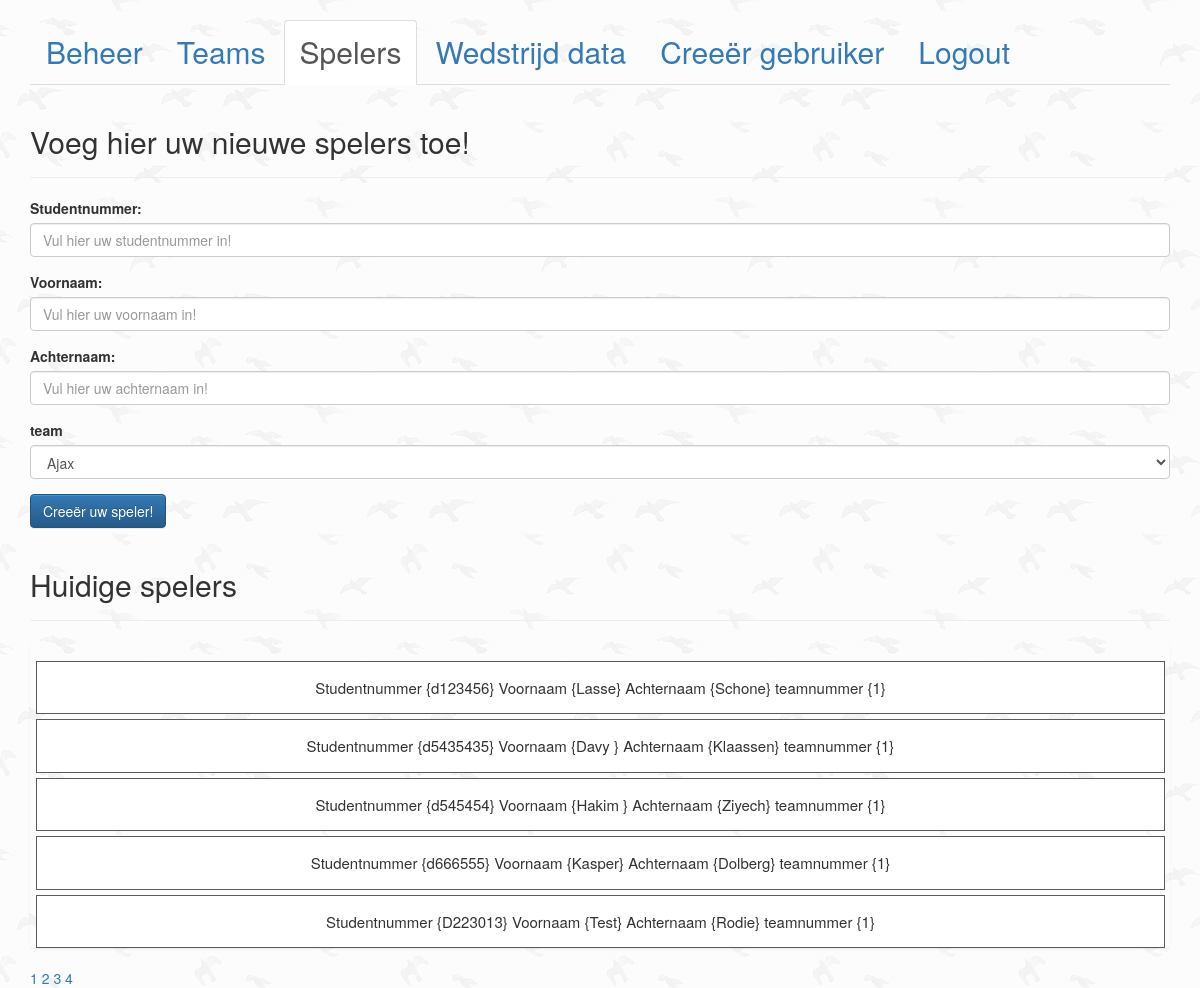
The page /public/createPlayer.php (signed in) on the database its author committed.
### tables this page shows
CREATE TABLE `tbl_players` (
  `id` int(11) UNSIGNED NOT NULL,
  `student_id` varchar(10) NOT NULL,
  `team_id` int(11) UNSIGNED NOT NULL,
  `first_name` varchar(255) NOT NULL,
  `last_name` varchar(255) NOT NULL,
  `goals` int(4) DEFAULT '0',
  `created_at` datetime NOT NULL DEFAULT CURRENT_TIMESTAMP,
  `deleted_at` datetime DEFAULT NULL
);

### public/createPlayer.php (the view, shortened to what this page needs)
<?php
require ('header.php');
require ('../app/database.php');
?>
    <ul class="nav nav-tabs">
        <li role="presentation"><a href="beheer.php">Beheer</a></li>
        <li role="presentation"><a href="createTeam.php">Teams</a></li>
        <li role="presentation" class="active"><a href="createPlayer.php">Spelers</a></li>
        <li role="presentation"><a href="createGame.php">Wedstrijd data</a></li>
        <?php
        if ( $_SESSION['adminLevel'] == "2" ) {
            echo "
                        <li role=\"presentation\"><a href=\"createUser.php\">Creeër gebruiker</a></li>
                ";
        }
        ?>
        <li role="presentation"><a href="logout.php">Logout</a></li>
    </ul>
    <header class="page-header">
        <h2>Voeg hier uw nieuwe spelers toe!</h2>
    </header>
<section>
    <form action="../app/player_manager.php" method="POST" enctype="multipart/form-data">
        <div class="form-group">
            <label for="studentnummer">Studentnummer:</label>
            <input type="text" class="form-control" name="studentnummer" placeholder="Vul hier uw studentnummer in!">
        </div>
        <div class="form-group">
            <label for="voornaam">Voornaam:</label>
            <input type="text" class="form-control" name="voornaam" placeholder="Vul hier uw voornaam in!">
        </div>
        <div class="form-group">
            <label for="achternaam">Achternaam:</label>
            <input type="text" class="form-control" name="achternaam" placeholder="Vul hier uw achternaam in!">
        </div>
        <?php
        $teamsPlayers = $db_conn->prepare( "SELECT * FROM tbl_teams");
        $teamsPlayers->execute();
        $teamsPlayers = $teamsPlayers->fetchAll(PDO::FETCH_ASSOC);
        ?>
            <div class="form-group">
                <label for="teamnummer">team</label>
                <select  class="form-control" name="teamnummer">
                    <?php
                    foreach ($teamsPlayers as $teamsPlayer)
                    {
                      echo "<option value=".$teamsPlayer['id'].">
                            <p>".$teamsPlayer['name']."</p>
                            </option>";
                    }
                    ?>
                </select>
            </div>
            <div class="form-group">
            <input type="submit" value="Creeër uw speler!" class="btn btn-primary" name="register">
        </div>
    </form>
    <header class="page-header">
        <h2>Huidige spelers</h2>
    </header>
    <?php
    $page = isset($_GET['page'])?(int)$_GET['page'] : 1;
    $perPage = isset($_GET['per-page'])&& $_GET['per-page'] <=5 ?(int)$_GET['per-page'] : 5;
    $start = ($page > 1) ? ($page * $perPage) - $perPage : 0;
    $players = $db_conn->prepare ("SELECT SQL_CALC_FOUND_ROWS * FROM tbl_players ORDER BY team_id ASC LIMIT {$start},{$perPage}");
    $players->execute();
    $players = $players->fetchAll(PDO::FETCH_ASSOC);
    $total = $db_conn->query("SELECT FOUND_ROWS() as total")->fetch()['total'];
    $pages = ceil($total /$perPage);
    ?>
    <ul class="list-group">
        <?php
        foreach ($players as $player)
        {
            echo "<ul class=\"agenda-item\">
                          <form action=\"../app/adjust_game.php\" method=\"POST\">
                          <input type=\"hidden\" name=\"adjust\" value=\"{$player['id']}\">
                          <input class=\"adjust\" type=\"submit\" value=\"adjust\">
                             </form>
                          <li>Studentnummer {{$player['student_id']}}   Voornaam {{$player['first_name']}} Achternaam {{$player['last_name']}}
                          teamnummer {{$player['team_id']}}</li>
                          <form action=\"../app/delete_manager.php\" method=\"POST\">
                          <input type=\"hidden\" name=\"delete\" value=\"{$player['id']}\">
                          <input class=\"delete\" type=\"submit\" value=\"delete\">
                          </form>
                          </ul>";
        }
        ?>
    </ul>
    <div class="pagenation">
<?php  for ($x =1; $x <= $pages; $x++) :?>
    <a href="?page=<?php echo $x; ?>&per-page=<?php echo $perPage ?>"><?php  echo $x; ?></a>
<?php endfor; ?>
    </div>
</section>
<?php
 require ('footer.php');
?>

### css/main.css (style rules this page uses)
ul { padding-top: 20px; list-style-type: none; }
.nav-tabs li { font-size: 30px; }
li { font-size: 15px; }
body { background: url("../img/bg.png"); }
a { color: red; }
.agenda-item { padding: 15px; border: 1px solid rgb(90, 90, 90); margin: 0 5px 5px 6px; background: #FFF; position: relative; text-align: center; }

### rows shown on the page
tbl_players: student "d123456", first_name "Lasse", last_name "Schone", team "1"
tbl_players: student "d5435435", first_name "Davy", last_name "Klaassen", team "1"
tbl_players: student "d545454", first_name "Hakim", last_name "Ziyech", team "1"
tbl_players: student "d666555", first_name "Kasper", last_name "Dolberg", team "1"
tbl_players: student "D223013", first_name "Test", last_name "Rodie", team "1"
